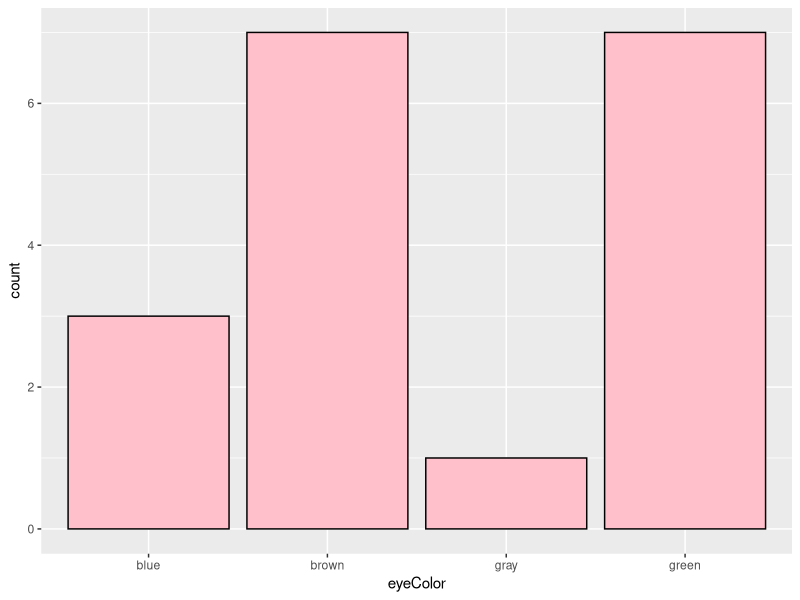
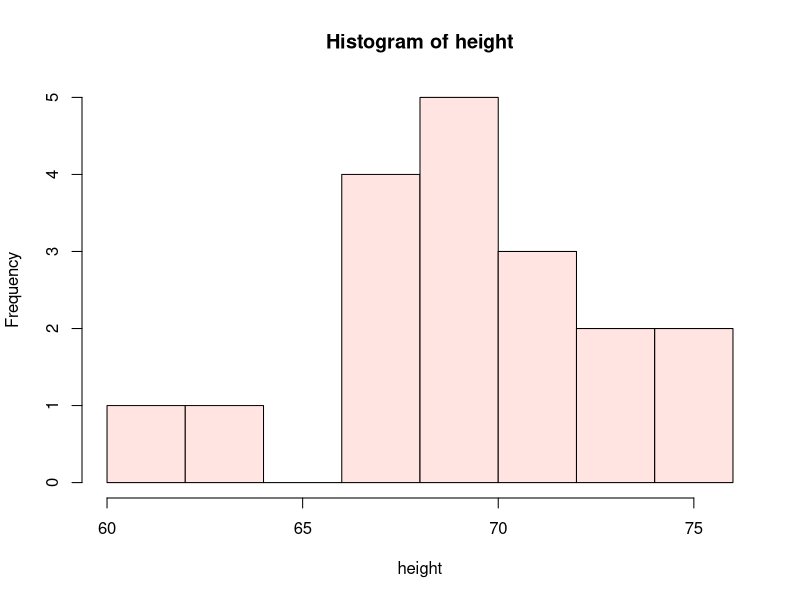
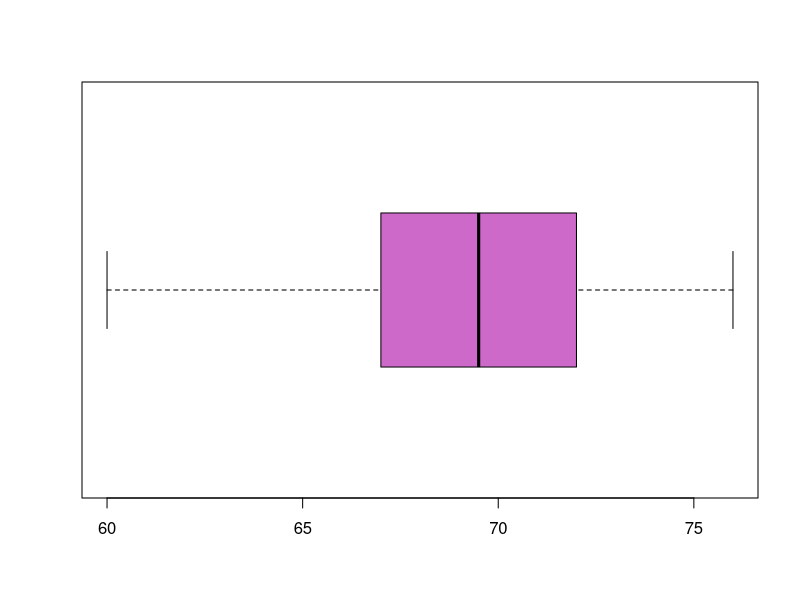

The R source for these figures, in order:
## ---- chunk 1
knitr::opts_chunk$set(echo = TRUE)
## ---- chunk 2
library(ggplot2)
## ---- chunk 3
eyeColor <- c("blue", "blue", "green", "brown", "green", "green", "blue", "brown", "green", "gray", "green", "green", "brown", "brown", "green", "brown", "brown", "brown")
height <- c(69, 69, 76, 73, 67, 73, 72, 70, 68, 71, 67, 70, 75, 71, 67, 69, 60, 64)
DF <- data.frame(eyeColor, height)
eyeColorBar <- ggplot(DF, aes(x = eyeColor)) + geom_bar(fill = "pink", color = "black")
eyeColorBar
heightHist <- hist(height, col = "mistyrose")
heightHist
boxplotHeight <- boxplot(height, col = "orchid3", horizontal = TRUE)
boxplotHeight

